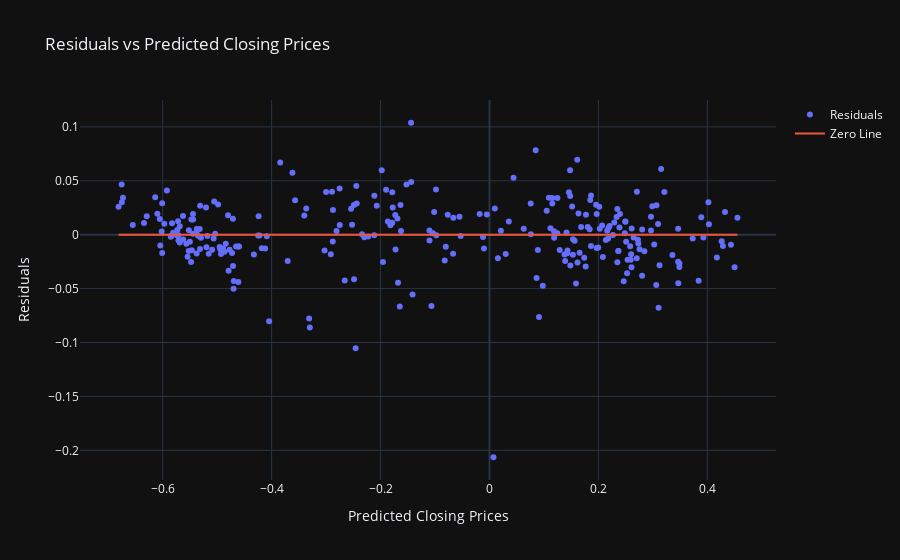

The cell this chart's notebook holds for it:
### Markdown cell above
#### Pretty good, we will improve this further later on in the project.  Let's look at a residuals plot as well now.

### Code cell
# Calculate the residuals first.
residuals = y_test - y_pred

# Create the residuals plot
fig = go.Figure()

fig.add_trace(go.Scatter(x = y_pred, y = residuals,
                mode = 'markers',
                name = 'Residuals'))

fig.add_trace(go.Scatter(x = y_pred, y = np.zeros_like(y_pred),
                mode = 'lines',
                name = 'Zero Line'))

fig.update_layout(title = 'Residuals vs Predicted Closing Prices',
                xaxis_title = 'Predicted Closing Prices',
                yaxis_title = 'Residuals',
                template = 'plotly_dark')

fig.show()

### Figure 1 — Plotly figure (JSON) as saved in the notebook; plotly's stock layout.template omitted (floating-point values rounded to 4 significant figures; data arrays with more than 128 entries replaced by an {"elided": "..."} marker saying what was removed)
{"data": [{"mode": "markers", "name": "Residuals", "type": "scatter", "x": {"elided": "277 float values"}, "y": {"elided": "277 float values"}}, {"mode": "lines", "name": "Zero Line", "type": "scatter", "x": {"elided": "277 float values"}, "y": {"elided": "277 int values"}}], "layout": {"title": {"text": "Residuals vs Predicted Closing Prices"}, "xaxis": {"title": {"text": "Predicted Closing Prices"}}, "yaxis": {"title": {"text": "Residuals"}}}}
